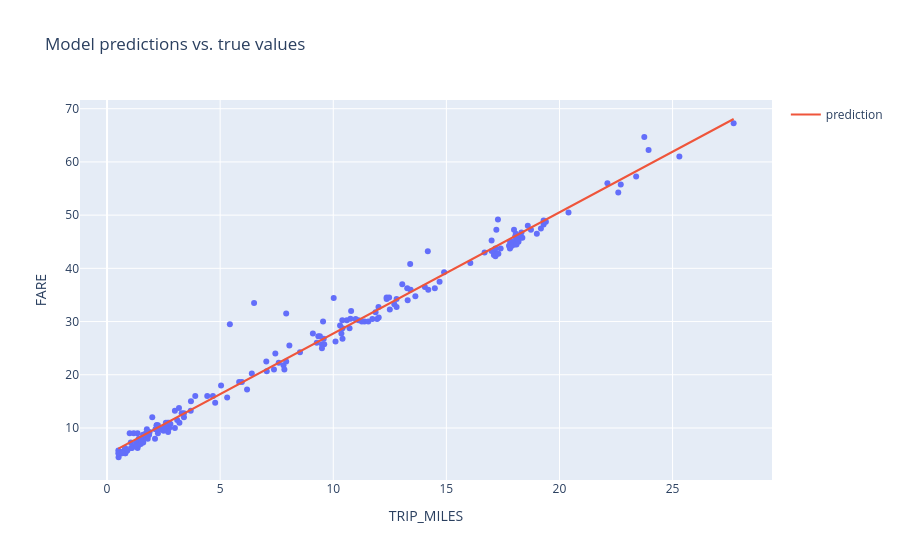

The cell this chart's notebook holds for it:
### Code cell
#Train The Model
#  Experiment 1:Training with one Feature

# The following variables are the hyperparameters.
settings_1 = ml_edu.experiment.ExperimentSettings(
    learning_rate = 0.001,
    number_epochs = 20,
    batch_size = 50,
    input_features = ['TRIP_MILES']
)

metrics = [keras.metrics.RootMeanSquaredError(name='rmse')]

model_1 = create_model(settings_1, metrics)

experiment_1 = train_model('one_feature', model_1, training_df, 'FARE', settings_1)

ml_edu.results.plot_experiment_metrics(experiment_1, ['rmse'])
ml_edu.results.plot_model_predictions(experiment_1, training_df, 'FARE')

### Figure 1 — Plotly figure (JSON) as saved in the notebook; plotly's stock layout.template omitted (floating-point values rounded to 4 significant figures; data arrays with more than 128 entries replaced by an {"elided": "..."} marker saying what was removed)
{"data": [{"hovertemplate": "TRIP_MILES=%{x}<br>FARE=%{y}<extra></extra>", "legendgroup": "", "marker": {"color": "#636efa", "symbol": "circle"}, "mode": "markers", "name": "", "orientation": "v", "showlegend": false, "type": "scatter", "x": {"elided": "200 float values"}, "xaxis": "x", "y": {"elided": "200 float values"}, "yaxis": "y"}, {"mode": "lines", "name": "prediction", "type": "scatter", "x": {"elided": "200 float values"}, "y": {"elided": "200 float values"}}], "layout": {"legend": {"tracegroupgap": 0}, "title": {"text": "Model predictions vs. true values"}, "xaxis": {"anchor": "y", "domain": [0, 1], "title": {"text": "TRIP_MILES"}}, "yaxis": {"anchor": "x", "domain": [0, 1], "title": {"text": "FARE"}}}}
